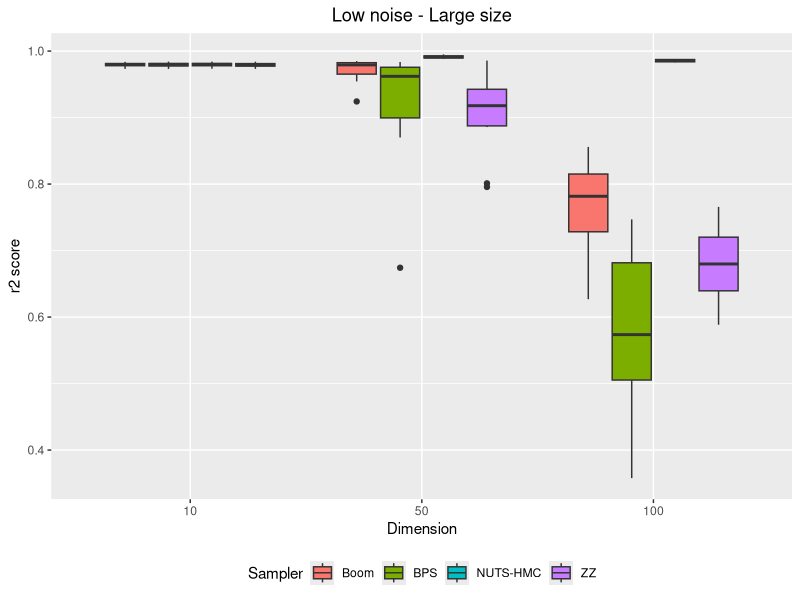

Here is the R script that generated this plot:
# plot by number of dimensions
library(ggplot2)

r2scores_bk_d10_n1000_slow = read.csv("r2scores_bk_d10_n1000_slow.csv")
r2scores_zz_d10_n1000_slow = read.csv("r2scores_zz_d10_n1000_slow.csv")
r2scores_hmc_d10_n1000_slow = read.csv("r2scores_hmc_d10_n1000_slow.csv")
r2scores_bps_d10_n1000_slow = read.csv("r2scores_bps_d10_n1000_slow.csv")
r2scores_bk_d50_n1000_slow = read.csv("r2scores_bk_d50_n1000_slow.csv")
r2scores_zz_d50_n1000_slow = read.csv("r2scores_zz_d50_n1000_slow.csv")
r2scores_hmc_d50_n1000_slow = read.csv("r2scores_hmc_d50_n1000_slow.csv")
r2scores_bps_d50_n1000_slow = read.csv("r2scores_bps_d50_n1000_slow.csv")
r2scores_bk_d100_n10000_slow = read.csv("r2scores_bk_d100_n10000_slow.csv")
r2scores_zz_d100_n10000_slow = read.csv("r2scores_zz_d100_n10000_slow.csv")
r2scores_hmc_d100_n10000_slow = read.csv("r2scores_hmc_d100_n10000_slow.csv")
r2scores_bps_d100_n10000_slow = read.csv("r2scores_bps_d100_n10000_slow.csv")

#dataframe creation 
r2scores_d10 = c(r2scores_bk_d10_n1000_slow$X0,r2scores_bps_d10_n1000_slow$X0,r2scores_zz_d10_n1000_slow$X0,r2scores_hmc_d10_n1000_slow$X0)
r2scores_d50 = c(r2scores_bk_d50_n1000_slow$X0,r2scores_bps_d50_n1000_slow$X0,r2scores_zz_d50_n1000_slow$X0,r2scores_hmc_d50_n1000_slow$X0)
r2scores_d100 = c(r2scores_bk_d100_n10000_slow$X0,r2scores_bps_d100_n10000_slow$X0,r2scores_zz_d100_n10000_slow$X0,r2scores_hmc_d100_n10000_slow$X0)
r2scores_val = c(r2scores_d10, r2scores_d50, r2scores_d100)
r2scores = c("10", "50", "100")
d_val = rep(r2scores, each=40)
samplers = c("Boom", "BPS", "ZZ", "NUTS-HMC")
s_val = c(rep(samplers, each=10),rep(samplers, each=10),rep(samplers, each=10))

df = data.frame(d_val, r2scores_val, s_val)

#plot 
png("r2scores_by_dimension_nlow_slow.png", units="in", width=5, height=5, res=600)
ggplot(df, aes(x=factor(d_val, level=c("10", "50", "100")), y=r2scores_val, fill=s_val)) + 
  geom_boxplot() + xlab("Dimension") + ylab("r2 score") + ggtitle("Low noise - Large size")+ labs(fill='Sampler') + theme(plot.title = element_text(hjust = 0.5), legend.position="bottom")
dev.off()
